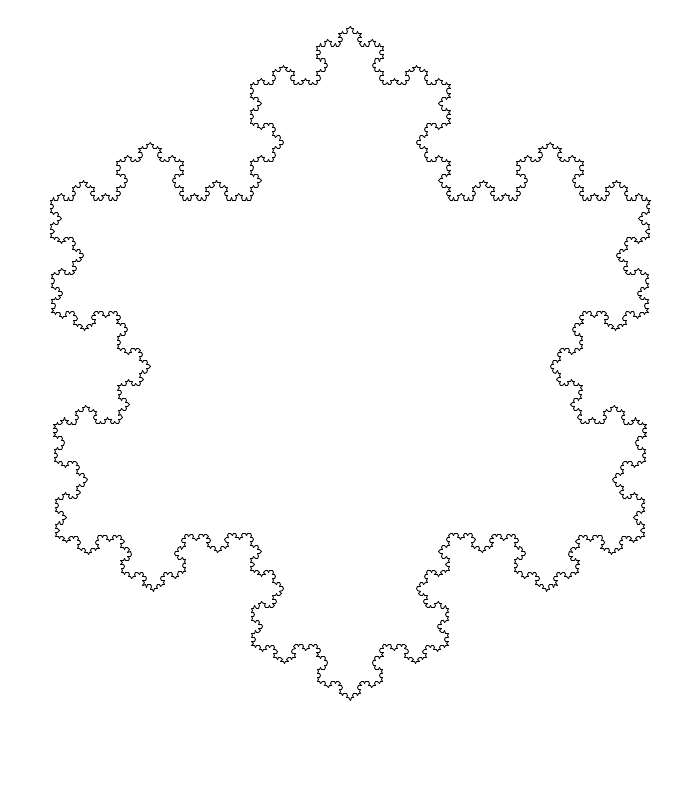
Frame 1 (no input)
Frame 60 (the mouse pressed at the canvas centre just before this capture): identical to frame 1, image omitted
Frame 120 (the mouse held since frame 60 and released just before this capture): identical to frame 1, image omitted

The Processing sketch that drew this single still picture (run headless with seeded random() and noise(); from frame 60 on, the mouse is pressed at the canvas centre):

// Processing sketch: recursionHw
// ── recursionHw.pde
ArrayList<KochLine> lines;
 
void setup() {
  size(700, 800);
  background(255);
  lines = new ArrayList<KochLine>();
  //PVector start = new PVector(width/2, 100);
  //PVector end   = new PVector(width/2, 200);
  //lines.add(new KochLine(start, end));
  
  PVector a = new PVector (50,200);
  PVector b = new PVector (650,200);
  PVector c = new PVector (350,700);
  KochLine l1 = new KochLine (a,b);
  KochLine l2 = new KochLine (b,c);
  KochLine l3 = new KochLine (c,a);
  lines.add(l1);
  lines.add(l2);
  lines.add(l3);
  
  for (int i = 0; i < 5; i++) {
      generate();
  }
}

void draw() {
  background(255);
  for (KochLine l : lines) {
    l.display();
  }
}

void generate() {
  ArrayList next = new ArrayList<KochLine>();
  for (KochLine l : lines) {

    //[full] The KochLine object has five functions,
    // each of which return a PVector according
    // to the Koch rules.
    PVector a = l.kochA();
    PVector b = l.kochB();
    PVector c = l.kochC();
    PVector d = l.kochD();
    PVector e = l.kochE();
    //[end]

    next.add(new KochLine(a, b));
    next.add(new KochLine(b, c));
    next.add(new KochLine(c, d));
    next.add(new KochLine(d, e));
  }

  lines = next;
  
}
// ── KochLine.pde
class KochLine {

  //[full] A line between two points: start and end
  PVector start;
  PVector end;
  //[end]

  KochLine(PVector a, PVector b) {
    start = a.get();
    end = b.get();
  }

  void display() {
    stroke(0);
    // Draw the line from PVector start to end.
    line(start.x, start.y, end.x, end.y);
  }

  PVector kochA() {
    // Note the use of get(), which returns a copy of the PVector. As was noted in
    // Chapter 6, section 14, we want to avoid making copies whenever
    // possible, but here we will need a new PVector in case we want the segments to move
    // independently of each other.
    return start.get();
  }

  PVector kochE() {
    return end.get();
  }
  
    PVector kochB() {
    // PVector from start to end
    PVector v = PVector.sub(end, start);
    // One-third the length
    v.div(3);
    // Add that PVector to the beginning of the line
    // to find the new point.
    v.add(start);
    return v;
  }

  PVector kochD() {
    PVector v = PVector.sub(end, start);
    // Same thing here, only we need to move two-thirds
    // along the line instead of one-third.
    v.mult(2/3.0);
    v.add(start);
    return v;
  }
  
    PVector kochC() {
    // Start at the beginning.
    PVector a = start.get();

    PVector v = PVector.sub(end, start);
    // Move 1/3rd of the way to point B.
    v.div(3);
    a.add(v);

    // Rotate “above” the line 60 degrees.
    v.rotate(-radians(60));
    // Move along that vector to point C.
    a.add(v);

    return a;
  }
}
